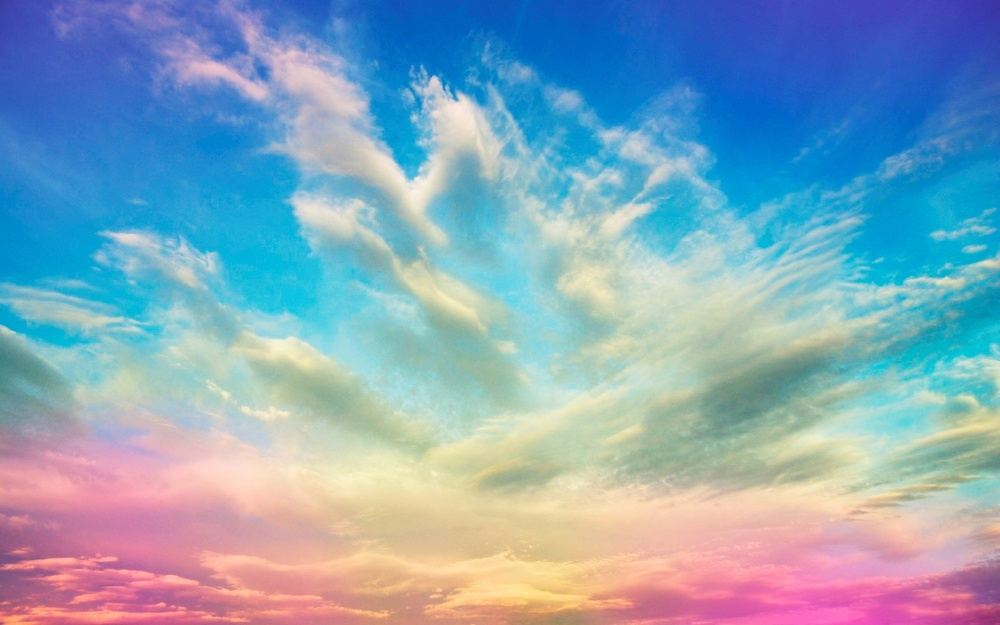
#> input picture test/test.jpg, 1000 x 625 px, shrunk from 1920 x 1200 before the run, given as the content of the folder ../test/test.jpg, which was not available
$ python cropper.py ../test/test.jpg out.png 5 5
#> lines starting #> are read from the running program, lines starting #| are printed output that depends on the picture; pictures that were not available may be replaced by others from this repository, and a replacement may not be noted
import os
import sys
from PIL import Image


class ImageCropper:
    def crop_image(self, img_input_path, img_output_path, x=1, y=2, img_suffix='jpg'):
#> called with img_input_path = '_only/test.jpg', img_output_path = 'out.png/test', x = 5, y = 5, img_suffix = 'jpg'
        img = Image.open(img_input_path)
#> img is the input picture: PIL image 1000x625 RGB; mean R, G, B 135.3, 165.9, 186.7
        w, h = img.size
#> w = 1000; h = 625
        width_piece = w / x
#> width_piece = 200
        height_piece = h / y
#> height_piece = 125
        for i in range(y):
            for j in range(x):
                img.crop((width_piece * j, height_piece * i, width_piece * (j + 1), height_piece * (i + 1))).save('{}{}{}.{}'.format(img_output_path, i, j, img_suffix))
#> this loop made 5 passes
#> pass 1, in crop_image, `img.crop((width_piece * j, height_piece * i, width_piece * (j + 1), he..`:
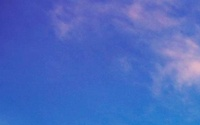
#> saved as test00.jpg: PIL image 200x125 RGB; mean R, G, B 75, 106.2, 193.4
#> pass 1, in crop_image, `img.crop((width_piece * j, height_piece * i, width_piece * (j + 1), he..`:
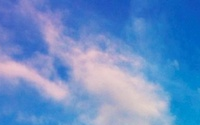
#> saved as test01.jpg: PIL image 200x125 RGB; mean R, G, B 102.4, 142.7, 200.5
#> pass 1, in crop_image, `img.crop((width_piece * j, height_piece * i, width_piece * (j + 1), he..`:
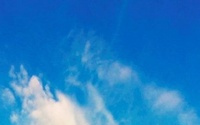
#> saved as test02.jpg: PIL image 200x125 RGB; mean R, G, B 36.6, 126.5, 196.9
#> pass 1, in crop_image, `img.crop((width_piece * j, height_piece * i, width_piece * (j + 1), he..`:
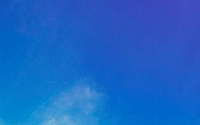
#> saved as test03.jpg: PIL image 200x125 RGB; mean R, G, B 27.8, 100.5, 197.1

    def crop_image_in_dir(self, img_input_path, img_output_path, x=1,y=2):
        for path, dir_list, file_list in os.walk(img_input_path):
            for file in file_list:
                print(os.path.join(path, file))
                [file_prefix, file_suffix] = str.split(file, '.')
                self.crop_image(
                    os.path.join(path, file),
                    os.path.join(img_output_path, file_prefix),
                    x,
                    y,
                    file_suffix
                )


if __name__ == "__main__":
    img_input_path = sys.argv[1]
    img_output_path = sys.argv[2]

    image_cropper = ImageCropper()
    if len(sys.argv) >= 5:
        img_x_pieces = int(sys.argv[3])
        img_y_pieces = int(sys.argv[4])
        image_cropper.crop_image_in_dir(img_input_path, img_output_path, img_x_pieces, img_y_pieces)
    else:
        image_cropper.crop_image_in_dir(img_input_path, img_output_path)
